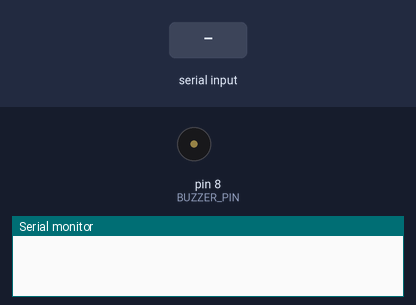
This sketch was run on a simulated Arduino Uno, built with avr-gcc and run on an emulated ATmega328P. Parts: buzzer (waves = sounding, pin HIGH), the last lines printed to the serial monitor. The inputs (shaded band) are chosen by the test bench.

Above: at 1.2 s.
1.3 s: "ERROR\n" received over Serial
At 1.62 s:
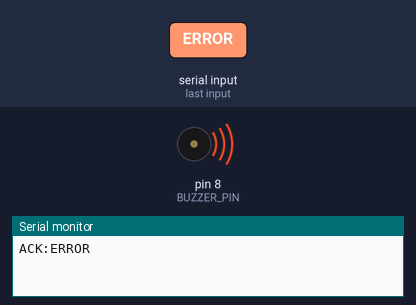
4.7 s: "SUCCESS\n" received over Serial
At 5.4 s:
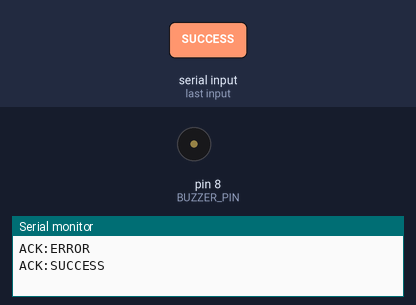
Timing chart, 0 to 7.7 s (numbered marks = the images above; inputs shaded):
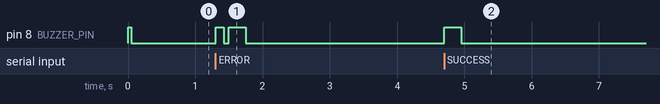

Measured:
- after the input at 1.3 s, pin 8 (BUZZER_PIN): LOW → HIGH at once, → LOW 0.12 s later, → HIGH 0.08 s later, → LOW 0.25 s later
- after the input at 4.7 s, pin 8 (BUZZER_PIN): LOW → HIGH at once, → LOW 0.25 s later

The sketch:

code_alarm_firmware.ino
```cpp
/*
 * ═══════════════════════════════════════════════════════════════════════════
 *  LAPTOP CODE-COMPLETION ALARM - FIRMWARE
 * ═══════════════════════════════════════════════════════════════════════════
 *  Hardware Requirements:
 *    - Arduino Uno / Nano / Mega / Pro Mini OR ESP32 / ESP8266 / RP2040
 *    - 1x Active Buzzer (5V or 3.3V) OR Passive Buzzer
 *    - USB Cable connected to Laptop
 *
 *  Minimal Wiring (Only 2 wires!):
 *    - Buzzer (+) Pin -> Arduino Pin D8 (or ESP32 GPIO 18)
 *    - Buzzer (-) Pin -> Arduino GND
 * ═══════════════════════════════════════════════════════════════════════════
 */

// ── PIN CONFIGURATION ────────────────────────────────────────────────────────
#if defined(ESP32) || defined(ESP8266)
  #define BUZZER_PIN 18     // Change to your chosen GPIO if using ESP32
#else
  #define BUZZER_PIN 8      // Digital Pin 8 on Arduino Uno / Nano
#endif

// Set to 1 for Active Buzzer (digital HIGH/LOW), 0 for Passive Buzzer (frequency tones)
#define IS_ACTIVE_BUZZER 1

// ── SERIAL CONFIGURATION ─────────────────────────────────────────────────────
#define SERIAL_BAUD 115200

// ── SOUND PATTERNS ───────────────────────────────────────────────────────────
enum AlarmPattern {
  PATTERN_IDLE = 0,
  PATTERN_SUCCESS,     // 1 clean beep (code ran successfully)
  PATTERN_ERROR,       // 2 low/quick warning beeps (exception/syntax error)
  PATTERN_TRAIN_DONE,  // 3 victory beeps (long run/ML training complete)
  PATTERN_ALERT,       // Continuous alert beeps (critical failure)
  PATTERN_TEST         // Quick sequence test
};

AlarmPattern currentPattern = PATTERN_IDLE;
int patternStep = 0;
unsigned long stepStartTime = 0;
bool isBuzzing = false;
int alertCyclesLeft = 0;

// ── BUZZER CONTROL HELPERS ───────────────────────────────────────────────────
void buzzerOn(int frequency = 2400) {
#if IS_ACTIVE_BUZZER
  digitalWrite(BUZZER_PIN, HIGH);
#else
  tone(BUZZER_PIN, frequency);
#endif
  isBuzzing = true;
}

void buzzerOff() {
#if IS_ACTIVE_BUZZER
  digitalWrite(BUZZER_PIN, LOW);
#else
  noTone(BUZZER_PIN);
#endif
  isBuzzing = false;
}

void startPattern(AlarmPattern pattern) {
  currentPattern = pattern;
  patternStep = 0;
  stepStartTime = millis();

  if (pattern == PATTERN_ALERT) {
    alertCyclesLeft = 10; // Beep 10 times for continuous alert
  }
}

void stopAlarm() {
  buzzerOff();
  currentPattern = PATTERN_IDLE;
  patternStep = 0;
}

// ── NON-BLOCKING PATTERN RUNNER ──────────────────────────────────────────────
void updateAlarm() {
  if (currentPattern == PATTERN_IDLE) return;

  unsigned long elapsed = millis() - stepStartTime;

  switch (currentPattern) {
    // -------------------------------------------------------------------------
    // SUCCESS: 1 Beep (250ms ON, then OFF)
    // -------------------------------------------------------------------------
    case PATTERN_SUCCESS:
      if (patternStep == 0) {
        buzzerOn(2600); // 2.6kHz tone
        patternStep = 1;
        stepStartTime = millis();
      } else if (patternStep == 1 && elapsed >= 250) {
        buzzerOff();
        currentPattern = PATTERN_IDLE;
      }
      break;

    // -------------------------------------------------------------------------
    // ERROR: 2 Warning Beeps (120ms ON, 80ms OFF, 250ms ON)
    // -------------------------------------------------------------------------
    case PATTERN_ERROR:
      if (patternStep == 0) {
        buzzerOn(1800); // Low warning tone
        patternStep = 1;
        stepStartTime = millis();
      } else if (patternStep == 1 && elapsed >= 120) {
        buzzerOff();
        patternStep = 2;
        stepStartTime = millis();
      } else if (patternStep == 2 && elapsed >= 80) {
        buzzerOn(1400); // Lower tone
        patternStep = 3;
        stepStartTime = millis();
      } else if (patternStep == 3 && elapsed >= 250) {
        buzzerOff();
        currentPattern = PATTERN_IDLE;
      }
      break;

    // -------------------------------------------------------------------------
    // TRAIN_DONE: 3 Victory Beeps (100ms ON, 60ms OFF x 3)
    // -------------------------------------------------------------------------
    case PATTERN_TRAIN_DONE:
      if (patternStep == 0) {
        buzzerOn(2000);
        patternStep = 1;
        stepStartTime = millis();
      } else if (patternStep == 1 && elapsed >= 100) {
        buzzerOff();
        patternStep = 2;
        stepStartTime = millis();
      } else if (patternStep == 2 && elapsed >= 60) {
        buzzerOn(2400);
        patternStep = 3;
        stepStartTime = millis();
      } else if (patternStep == 3 && elapsed >= 100) {
        buzzerOff();
        patternStep = 4;
        stepStartTime = millis();
      } else if (patternStep == 4 && elapsed >= 60) {
        buzzerOn(2900);
        patternStep = 5;
        stepStartTime = millis();
      } else if (patternStep == 5 && elapsed >= 300) {
        buzzerOff();
        currentPattern = PATTERN_IDLE;
      }
      break;

    // -------------------------------------------------------------------------
    // ALERT: Continuous Rapid Alert Beeps
    // -------------------------------------------------------------------------
    case PATTERN_ALERT:
      if (patternStep == 0) {
        buzzerOn(3000);
        patternStep = 1;
        stepStartTime = millis();
      } else if (patternStep == 1 && elapsed >= 150) {
        buzzerOff();
        patternStep = 2;
        stepStartTime = millis();
      } else if (patternStep == 2 && elapsed >= 100) {
        alertCyclesLeft--;
        if (alertCyclesLeft > 0) {
          patternStep = 0; // Repeat beep
        } else {
          currentPattern = PATTERN_IDLE;
        }
      }
      break;

    // -------------------------------------------------------------------------
    // TEST: Diagnostic sequence (Success -> Error -> Victory)
    // -------------------------------------------------------------------------
    case PATTERN_TEST:
      if (patternStep == 0) {
        buzzerOn(2400);
        patternStep = 1;
        stepStartTime = millis();
      } else if (patternStep == 1 && elapsed >= 200) {
        buzzerOff();
        patternStep = 2;
        stepStartTime = millis();
      } else if (patternStep == 2 && elapsed >= 200) {
        buzzerOn(1800);
        patternStep = 3;
        stepStartTime = millis();
      } else if (patternStep == 3 && elapsed >= 200) {
        buzzerOff();
        currentPattern = PATTERN_IDLE;
      }
      break;

    default:
      buzzerOff();
      currentPattern = PATTERN_IDLE;
      break;
  }
}

// ── SERIAL COMMAND PROCESSOR ─────────────────────────────────────────────────
void processCommand(String cmd) {
  cmd.trim();
  cmd.toUpperCase();

  if (cmd.length() == 0) return;

  if (cmd == "PING") {
    // Handshake for automatic USB COM port detection
    Serial.println("PONG:CODE_ALARM_V1");
  }
  else if (cmd == "SUCCESS" || cmd == "DONE" || cmd == "1") {
    startPattern(PATTERN_SUCCESS);
    Serial.println("ACK:SUCCESS");
  }
  else if (cmd == "ERROR" || cmd == "FAIL" || cmd == "CRASH" || cmd == "2") {
    startPattern(PATTERN_ERROR);
    Serial.println("ACK:ERROR");
  }
  else if (cmd == "TRAIN_DONE" || cmd == "TRAIN_SUCCESS" || cmd == "3") {
    startPattern(PATTERN_TRAIN_DONE);
    Serial.println("ACK:TRAIN_DONE");
  }
  else if (cmd == "ALERT" || cmd == "CRITICAL" || cmd == "4") {
    startPattern(PATTERN_ALERT);
    Serial.println("ACK:ALERT");
  }
  else if (cmd == "TEST") {
    startPattern(PATTERN_TEST);
    Serial.println("ACK:TEST");
  }
  else if (cmd == "STOP" || cmd == "MUTE" || cmd == "0") {
    stopAlarm();
    Serial.println("ACK:STOP");
  }
  else {
    Serial.print("ERR:UNKNOWN_COMMAND:");
    Serial.println(cmd);
  }
}

// ── SETUP & MAIN LOOP ────────────────────────────────────────────────────────
void setup() {
  pinMode(BUZZER_PIN, OUTPUT);
  buzzerOff();

  Serial.begin(SERIAL_BAUD);

  // Quick startup confirmation blip (50ms)
  buzzerOn(2400);
  delay(50);
  buzzerOff();
}

void loop() {
  // Read incoming commands over USB Serial
  if (Serial.available() > 0) {
    String input = Serial.readStringUntil('\n');
    processCommand(input);
  }

  // Non-blocking update of active beep patterns
  updateAlarm();
}
```
